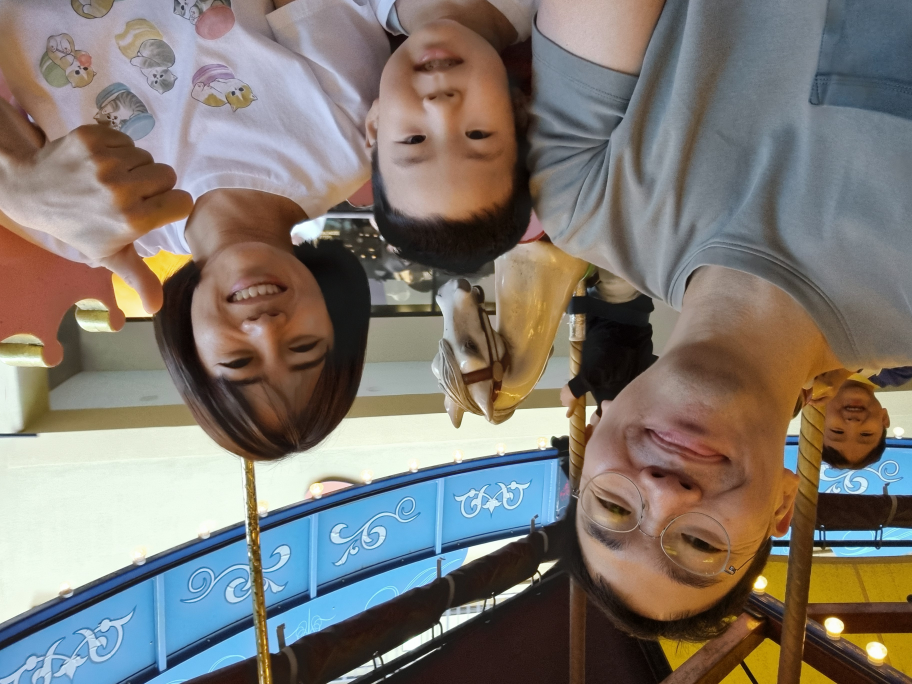
#> input picture 사진1.jpg, 3648 x 2736 px (shown at 1/4 size)
$ python img2e6.py '사진1.jpg' '사진2.jpg'
#> lines starting #> are read from the running program, lines starting #| are printed output that depends on the picture
#> in convert, img is the input picture: PIL image 3648x2736 RGB; mean R, G, B 127.2, 120.8, 114.2
#!/usr/bin/env python3
"""
img2e6.py - 사진을 7.3" Spectra 6 (E6) 패널용 4bpp C 배열 헤더로 변환합니다.

사용법:
    python3 img2e6.py photo.jpg pic1
      -> pic1.h 생성 (const uint8_t pic1[] = {...}, 192000 바이트)

출력 형식:
    - 800x480, 픽셀당 4비트
    - 한 바이트에 두 픽셀. 상위 니블 = 왼쪽(짝수 x), 하위 니블 = 오른쪽
    - E6 raw 코드: 0x0=흰 0x2=초록 0x6=빨강 0xB=노랑 0xD=파랑 0xF=검정
"""

import sys
from PIL import Image

W, H = 800, 480

# (R, G, B, E6 raw code)
E6 = [
    (255, 255, 255, 0x0),
    (0,   255, 0,   0x2),
    (255, 0,   0,   0x6),
    (255, 255, 0,   0xB),
    (0,   0,   255, 0xD),
    (0,   0,   0,   0xF),
]


def fit_cover(img, w, h):
    """비율 유지하며 화면을 꽉 채우고 넘치는 부분은 가운데 기준으로 잘라냅니다."""
#> called with w = 800, h = 480
    src_w, src_h = img.size
#> src_w = 3648; src_h = 2736
    scale = max(w / src_w, h / src_h)
#> scale = 0.219
    new = (max(1, round(src_w * scale)), max(1, round(src_h * scale)))
#> new = (800, 600)
    img = img.resize(new, Image.LANCZOS)
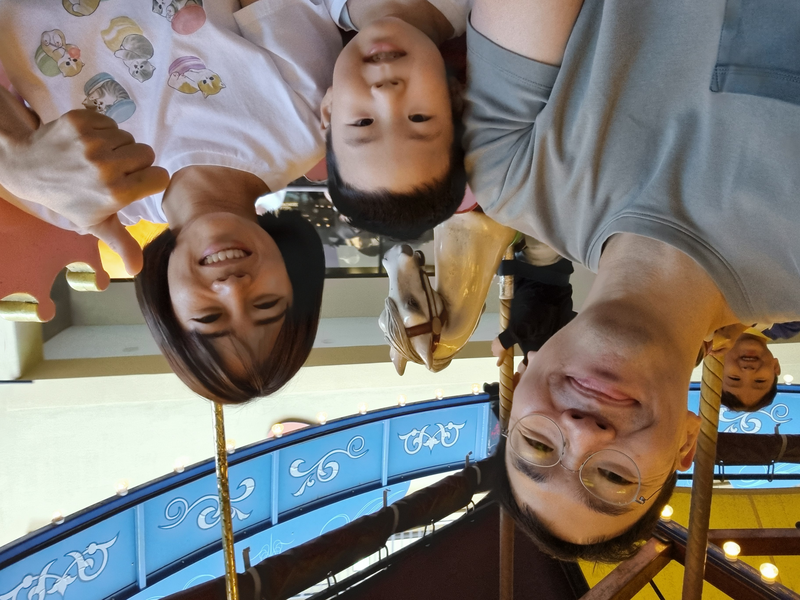
#> img: PIL image 800x600 RGB; mean R, G, B 127.2, 120.8, 114.2
    left = (new[0] - w) // 2
#> left = 0
    top = (new[1] - h) // 2
#> top = 60
    return img.crop((left, top, left + w, top + h))
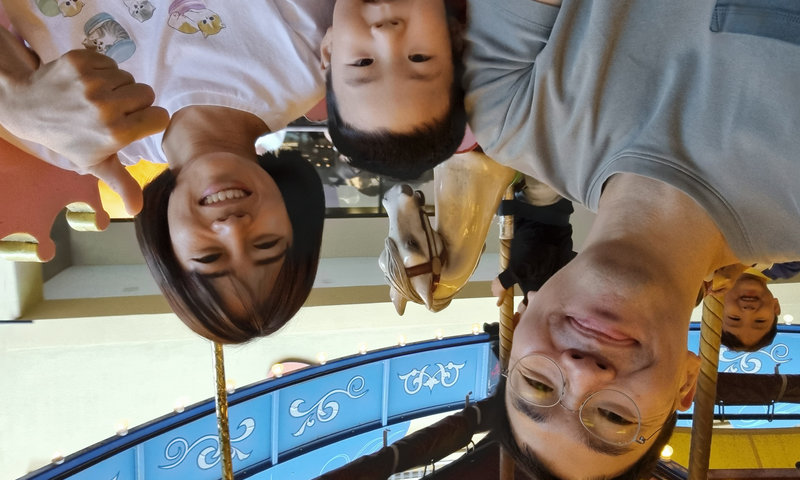
#> returned value: PIL image 800x480 RGB; mean R, G, B 132.1, 124.8, 116.8


def convert(src_path, name):
    img = Image.open(src_path).convert("RGB")
    img = fit_cover(img, W, H)

    pal_img = Image.new("P", (1, 1))
    flat = []
    for r, g, b, _ in E6:
        flat += [r, g, b]
    flat += [0] * (768 - len(flat))
    pal_img.putpalette(flat)

    q = img.quantize(palette=pal_img, dither=Image.FLOYDSTEINBERG)
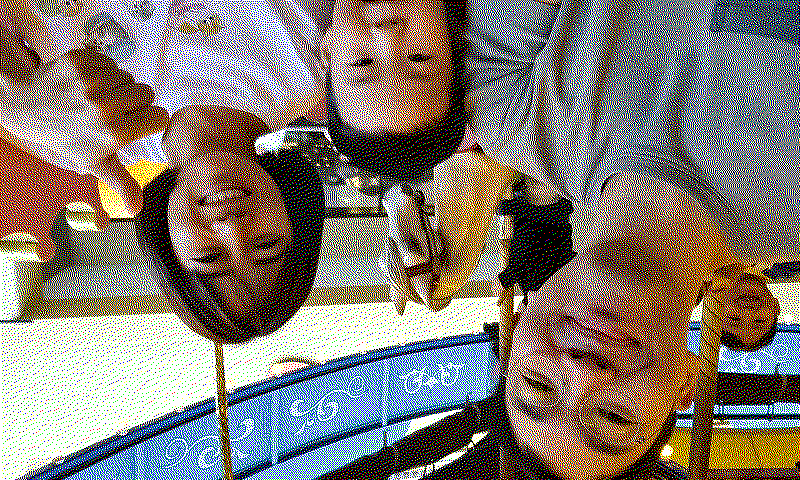
#> q: PIL image 800x480 P; mean R, G, B 132.9, 123.8, 115.2
    idx = q.tobytes()  # 픽셀당 1바이트, 값은 E6 리스트의 인덱스 0..5

    lut = bytes(E6[i][3] if i < len(E6) else 0x0 for i in range(256))
    codes = idx.translate(lut)

    out = bytearray(W * H // 2)
    for y in range(H):
        row = codes[y * W:(y + 1) * W]
        base = y * (W // 2)
        for x in range(0, W, 2):
            out[base + (x >> 1)] = (row[x] << 4) | row[x + 1]

    lines = []
    for i in range(0, len(out), 16):
        chunk = ", ".join("0x%02X" % b for b in out[i:i + 16])
        lines.append("  " + chunk + ",")
#> this loop made 12000 passes
#> i on passes 2 to 4: 16, 32, 48
#> after the loop, lines = 12000 items

    header = (
        "#pragma once\n"
        "#include <stdint.h>\n\n"
        "// %s: %dx%d, 4bpp E6, %d bytes\n"
        "const uint8_t %s[] = {\n%s\n};\n"
        % (name, W, H, len(out), name, "\n".join(lines))
    )
    with open(name + ".h", "w") as f:
        f.write(header)
    print("%s.h 생성 완료 (%d 바이트)" % (name, len(out)))
#| 사진2.jpg.h 생성 완료 (192000 바이트)


if __name__ == "__main__":
    if len(sys.argv) != 3:
        print(__doc__)
        sys.exit(1)
    convert(sys.argv[1], sys.argv[2])

$ run again, on 사진3.jpg
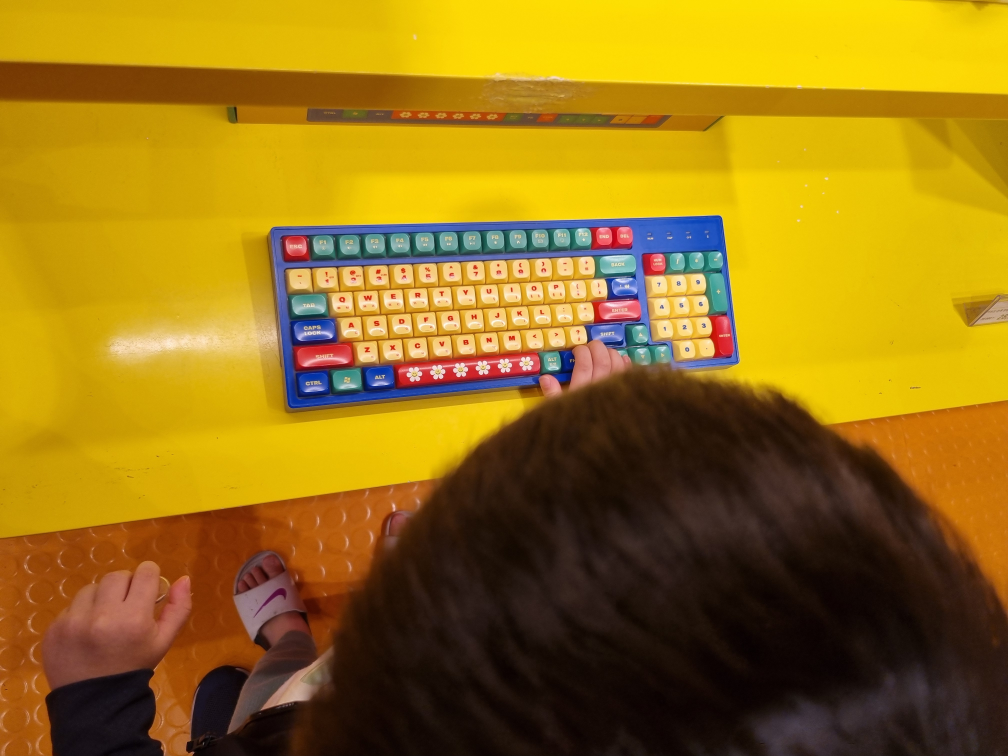
#> input picture 사진3.jpg, 4032 x 3024 px (shown at 1/4 size)
#> in convert, img is the input picture: PIL image 4032x3024 RGB; mean R, G, B 151.4, 115, 22.1
#> img: PIL image 800x600 RGB
#> in fit_cover, `return img.crop((left, top, left + w, top + h))`:
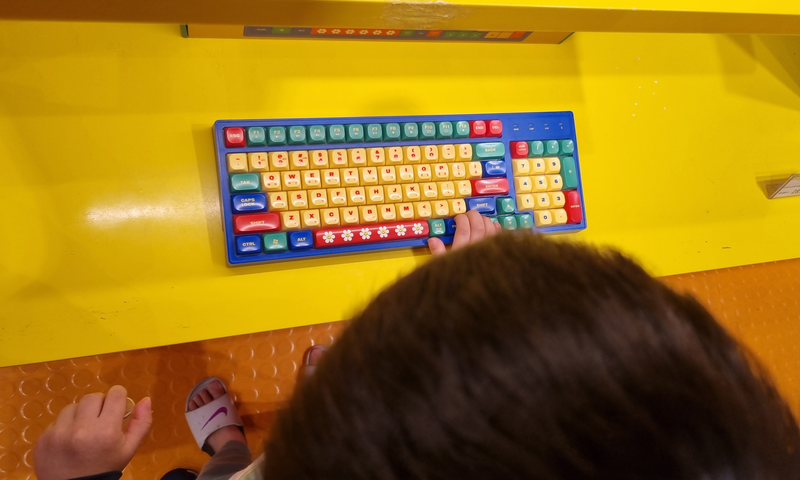
#> returned value: PIL image 800x480 RGB; mean R, G, B 154.2, 115.8, 24.8
#> in convert, `q = img.quantize(palette=pal_img, dither=Image.FLOYDSTEINBERG)`:
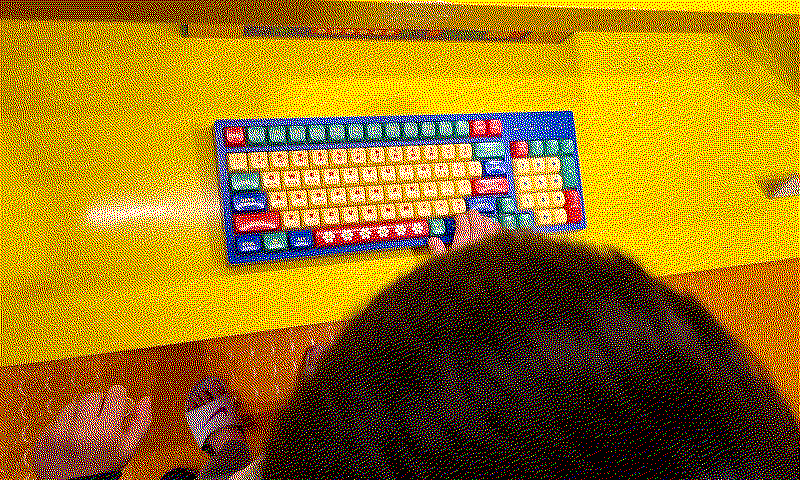
#> q: PIL image 800x480 P; mean R, G, B 154.3, 115.8, 24.4
#> the loop in convert, `for i in range(0, len(out), 16):` made 12000 passes
#> i on passes 2 to 4: 16, 32, 48
#> after the loop in convert, `for i in range(0, len(out), 16):`: lines = 12000 items
#| 사진3.jpg.h 생성 완료 (192000 바이트)
